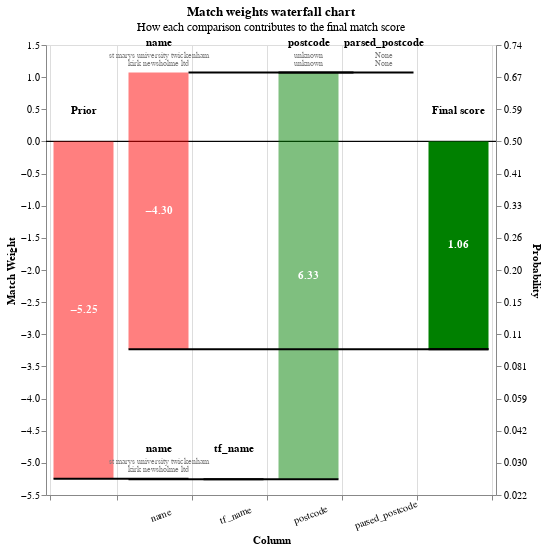

Notebook code cell kept with this figure:
### Markdown cell above
# Visualise 

https://moj-analytical-services.github.io/splink/demos/tutorials/06_Visualising_predictions.html

### Code cell
records_to_view = df_pred.as_record_dict(limit=10)
linker.visualisations.waterfall_chart(records_to_view, filter_nulls=False)
